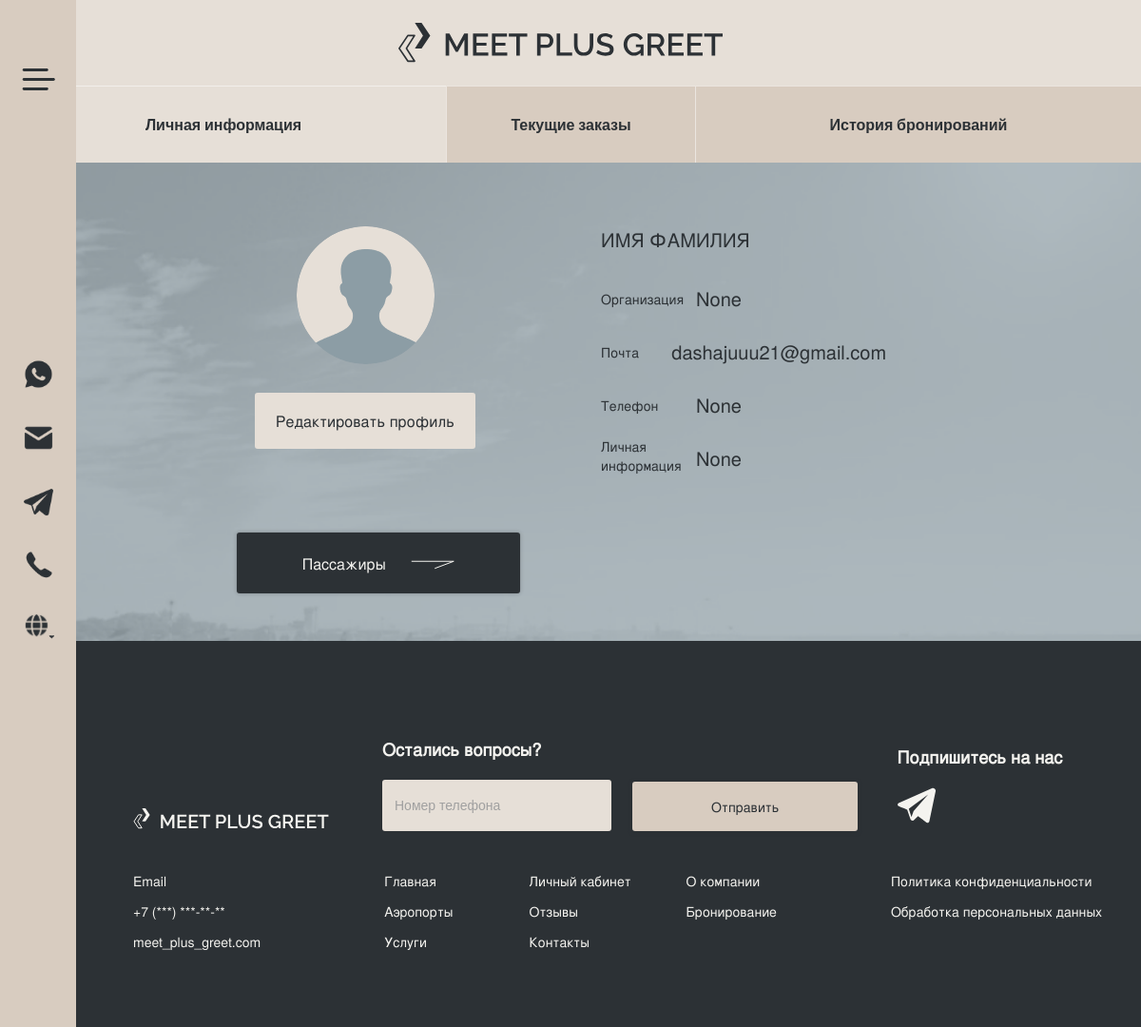
The app's page /account/ (signed in) with its own data.
### main_app/models.py (models this page shows, shortened)
class Account(models.Model):
    user = models.OneToOneField(User, on_delete=models.CASCADE, related_name='account')
    first_name = models.CharField(max_length=50, blank=True, null=True)
    last_name = models.CharField(max_length=50, blank=True, null=True)
    phone = models.CharField(max_length=20, blank=True, null=True, validators=[valid_phone_number])
    personal_information = models.TextField(blank=True, null=True)
    profile_configuration = models.JSONField(blank=True, null=True)
    organization = models.CharField(max_length=150, blank=True, null=True)

### main_app/views.py (the view)
# urls.py: path('account/', AccountView.as_view(), name='account'),
class AccountView(LoginRequiredMixin, TemplateView):
    model = Account
    fields = '__all__'
    template_name = 'account/account.html'
    def get_context_data(self, **kwargs):
        context = super().get_context_data(**kwargs)
        context['account'], created = self.model.objects.get_or_create(user=self.request.user)
        return context

### templates/account/account.html (shortened to what this page needs)
{% extends "flatpages/default.html" %}
{% load static %}
{% load i18n %}
{% block header %}
    <div class="logo">
        <a href="{% url 'home' %}">
            <img src="{% static 'icons/logo.svg' %}" alt="Logo"></a>
    </div>
    <div class="sub_titles">
        <a href="{% url 'account' %}" class="sub sub-left active">Личная информация</a>
        <a href="{% url 'active_booking' %}" class="sub sub-center deactive">Текущие заказы</a>
        <a href="{% url 'booking_list' %}" class="sub sub-right deactive" >История бронирований</a>
    </div>
{% endblock header %}
{% block content %}
    <div class="account-row">
        <div class="avatar">
            <img src="{% static 'images/avatar.png' %}">
            <a href="{% url 'account_edit' %}" class="btn-avatar">Редактировать профиль</a>
        </div>
        <div class="account-general-info">
            {% if account.first_name and account.last_name %}
                <div class="account-name">{{ account.first_name }} {{ account.last_name }}</div>
            {% else %}
                <div class="account-name">Имя Фамилия</div>
            {% endif %}
            <div class="account-info">
                <div class="account-info-row">
                    <span class="account-info-field">Организация</span>
                    <span class="account-info-data">{{ account.organization }}</span>
                </div>
                <div class="account-info-row">
                    <span class="account-info-field">Почта</span>
                    <span class="account-info-data">{{ account.user.email }}</span>
                </div>
                <div class="account-info-row">
                    <span class="account-info-field">Телефон</span>
                    <span class="account-info-data">{{ account.phone }}</span>
                </div>
                <div class="account-info-row">
                    <span class="account-info-field-private">Личная информация</span>
                    <span class="account-info-data">{{ account.personal_information }}</span>
                </div>
            </div>
        </div>
    </div>
    <div class="btns-account">
        <a id="get-passenger" style="text-decoration: none" href="{% url 'passenger_list' %}" class="btn next icon_next">
           Пассажиры</a>
    </div>
{% endblock content %}
{% block footer %}
    {% include 'flatpages/footer.html' %}
{% endblock footer %}

### templates/flatpages/default.html (shortened to what this page needs)
{% load static %}
<!DOCTYPE html>
<html lang="en">
<head>
    <link rel="stylesheet" href="{% static 'css/default_booking.css' %}">
</head>
<body>
    <nav>
            <div class="menu">
                <ul>
                <li id="burgerbutton" style="width: 80px; padding-bottom: 40px"><a href="#"><img src="{% static 'icons/menu.svg' %}" alt="menu"></a></li>
                <li><a href="#"><img src="{% static 'icons/whatsapp.svg' %}" alt="whatsapp"></a></li>
                <li><a href="#"><img src="{% static 'icons/mail.svg' %}" alt="mail"></a></li>
                <li><a href="#"><img src="{% static 'icons/telegram.svg' %}"  alt="telegram"></a></li>
                <li><a href="#"><img src="{% static 'icons/phone.svg' %}" alt="phone"></a></li>
                <li><a href="#"><img src="{% static 'icons/globe.svg' %}" alt="globe"></a></li>
                </ul>
        </div>
    </nav>
    <div class="header">
        {% block header %}
        {% endblock header %}
    </div>
    <div class="main">
        {% block content %}
        {% endblock content %}
    </div>
    {% block footer %}
    {% endblock footer %}
</body>
</html>

### templates/flatpages/footer.html (shortened to what this page needs)
{% load static %}
<!DOCTYPE html>
<html lang="en">
<head>
    <link rel="stylesheet" href="{% static 'css/default_booking.css' %}">
</head>
<footer class="footer">
    <div>
        <div class="footer-container">
            <div class="footer-logo" style="margin-left: 80px; margin-top: 76px">
                <a href="{% url 'home' %}">
                <img src="{% static 'icons/logo_light.svg' %}" alt="Logo"></a>
            </div>
            <ul class="footer-links" style="margin-left: 50px; margin-top: 100px">
                <li style="font-size: 18px; font-weight: bold;">Остались вопросы?</li>
                <li style="margin-top: 20px">
                    <form style="padding: 0; margin: 0" method="post">
                        <div class="q-a-form-input" >
                            <input type="text" style="width: 235px; height: 50px" placeholder="Номер телефона">
                        </div>
                    </form>
                </li>
            </ul>
            <ul class="footer-links" style="margin-left: 50px; margin-top: 100px">
                <li>
                    <div class="btns-main" style="margin-left: -40px; margin-top: 48px">
                        <a href="#" class="btn-light" style="color: #2C3135; height: 50px; width: 235px">
                            Отправить
                        </a>
                    </div>
                </li>
            </ul>
            <ul class="footer-links" style="margin-left: 5px; margin-top: 108px">
                <li style="font-size: 18px; font-weight: bold;">Подпишитесь на нас</li>
                <li style="margin-top: 20px">
                    <a href="#"><img src="{% static 'icons/footer_tg.svg' %}" alt="telegram"></a>
                </li>
            </ul>
        </div>
        <div class="footer-container" style="margin-left: 140px; margin-top: 30px; padding-bottom: 80px">
            <ul class="footer-links">
                <li><a href="#">Email</a></li>
                <li style="margin-top: 12px"><a href="#">+7 (***) ***-**-**</a></li>
                <li style="margin-top: 12px"><a href="{% url 'home' %}">meet_plus_greet.com</a></li>
            </ul>
                <ul class="footer-links" style="margin-left: 130px">
                <li><a href="{% url 'home' %}">Главная</a></li>
                <li style="margin-top: 12px"><a href="{% url 'airport_search' %}">Аэропорты</a></li>
                <li style="margin-top: 12px"><a href="#">Услуги</a></li>
            </ul>
                <ul class="footer-links" style="margin-left: 80px">
                <li style="width: 120px"><a href="{% url 'account' %}">Личный кабинет</a></li>
                <li style="margin-top: 12px"><a href="{% url 'reviews' %}">Отзывы</a></li>
                <li style="margin-top: 12px"><a href="{% url 'contacts' %}">Контакты</a></li>
            </ul>
                <ul class="footer-links" style="margin-left: 45px">
                <li><a href="{% url 'about' %}">О компании</a></li>
                <li style="margin-top: 12px"><a href="{% url 'booking_form' %}">Бронирование</a></li>
            </ul>
                <ul class="footer-links" style="margin-left: 120px;">
                <li style="width: 250px"><a href="#">Политика конфиденциальности</a></li>
                <li style="margin-top: 12px; width: 250px"><a href="#">Обработка персональных данных</a></li>
            </ul>
        </div>
    </div>
    </footer>
</html>

### records on screen
Account: organization "None", user.email "dashajuuu21@gmail.com", phone "None", personal_information "None"
